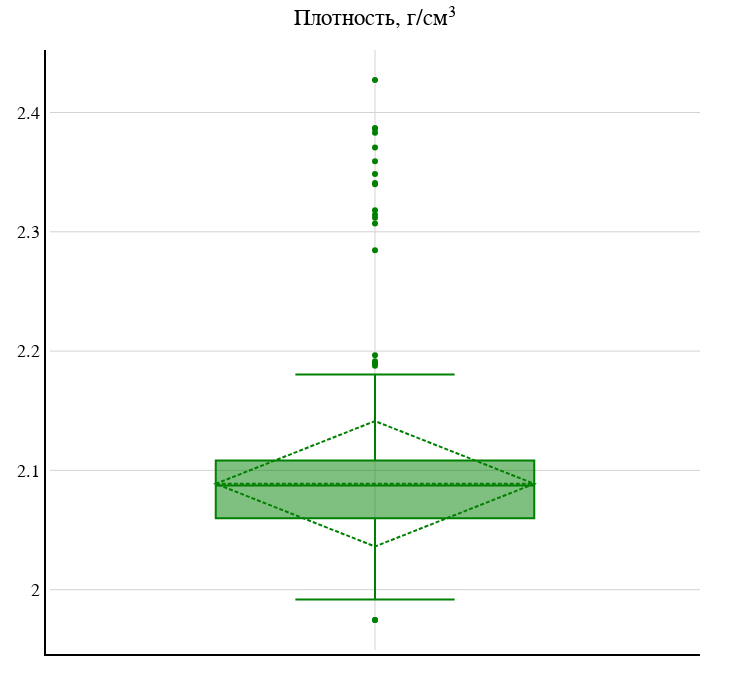

Notebook source saved alongside this figure:
### Code cell
y0 = ALL['плотность']
# y1 = R2['phi']
# y2 = R3['phi']
# y3 = R4['phi']
fig = go.Figure()
fig.add_trace(go.Box(y=y0, name='', marker_color = 'green', boxmean='sd'))
# fig.add_trace(go.Box(y=y1, name='Скважина R2', marker_color = 'blue', boxmean='sd'))
# fig.add_trace(go.Box(y=y2, name='Скважина R3', marker_color = 'green', boxmean='sd'))
# fig.add_trace(go.Box(y=y3, name='Скважина R4', marker_color = 'red', boxmean='sd'))

# fig.update_yaxes(title_text="Пористость, д.е.", titlefont=dict(family="arial",size=18,color="black"))
fig.update_layout(title="Плотность, г/см\u00b3", title_x = 0.5, titlefont=dict(family="arial",size=23,color="black") ,autosize=False,width=750,height=700,margin=dict(l=50,r=50,b=50,t=50,pad=4),paper_bgcolor="White", plot_bgcolor="White")
fig.update_xaxes(showline=True, linewidth=2, linecolor='black', gridcolor='lightgray')
fig.update_yaxes(showline=True, linewidth=2, linecolor='black', gridcolor='lightgray', tickfont=dict(family='Arial', color='black', size=18))

fig.update_layout(showlegend=False)

fig.show()

#fig.write_image("C:/Users/ShirokovAV/Desktop/python/images/poro_box.png")

### Figure 1 — Plotly figure (JSON) as saved in the notebook; plotly's stock layout.template omitted (floating-point values rounded to 4 significant figures; data arrays with more than 128 entries replaced by an {"elided": "..."} marker saying what was removed)
{"data": [{"boxmean": "sd", "marker": {"color": "green"}, "name": "", "type": "box", "y": {"elided": "782 float values"}}], "layout": {"autosize": false, "height": 700, "margin": {"b": 50, "l": 50, "pad": 4, "r": 50, "t": 50}, "paper_bgcolor": "White", "plot_bgcolor": "White", "showlegend": false, "title": {"font": {"color": "black", "family": "arial", "size": 23}, "text": "Плотность, г/см³", "x": 0.5}, "width": 750, "xaxis": {"gridcolor": "lightgray", "linecolor": "black", "linewidth": 2, "showline": true}, "yaxis": {"gridcolor": "lightgray", "linecolor": "black", "linewidth": 2, "showline": true, "tickfont": {"color": "black", "family": "Arial", "size": 18}}}}
